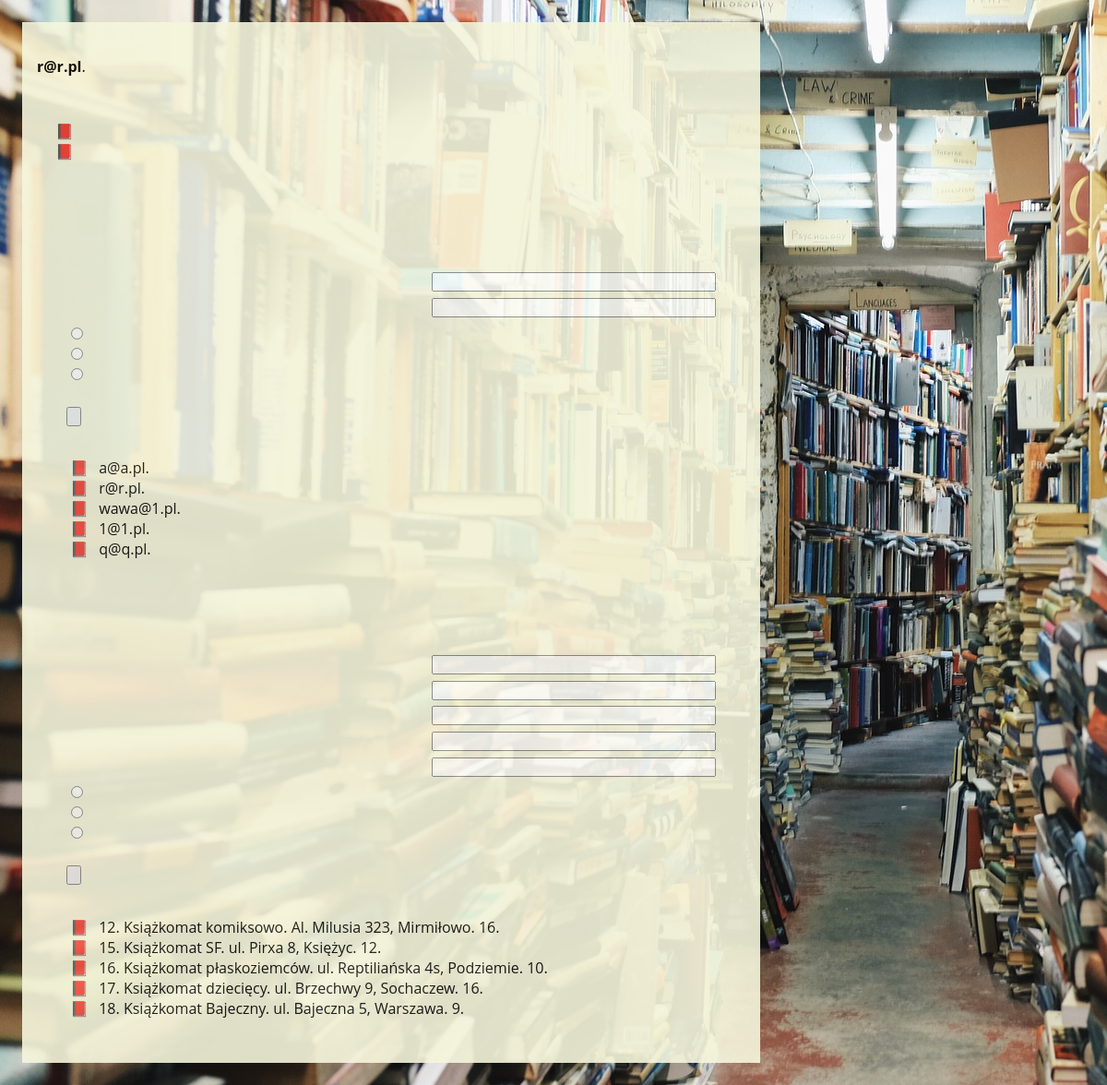
The app's page /admin.php (signed in) with its own data.
### tables this page shows
CREATE TABLE "librarian" (
    "librarian_id" INTEGER PRIMARY KEY AUTOINCREMENT NOT NULL,
    "librarian_name" text,
    "librarian_pass" TEXT,
    "librarian_level" INTEGER
);

CREATE TABLE "unit" (
    "unit_id" INTEGER PRIMARY KEY AUTOINCREMENT NOT NULL,
    "unit_name" TEXT,
    "unit_address" TEXT,
    "number_columns" INTEGER,
    "number_box" INTEGER
);

### admin.php (the view, shortened to what this page needs)
<?php
require 'config.php';
$db = new MyDB($dbfile);
$stm = $db->query("SELECT librarian_name FROM librarian");
while ($row = $stm->fetchArray(1)) {
    $librarian_name = $row['librarian_name'];
    $librarian = "<li>" . $librarian_name . ".</li>";
    $all_librarians .= $librarian;
}
$stm = $db->query("SELECT unit_id, unit_name, unit_address, number_box FROM unit");
while ($row = $stm->fetchArray(1)) {
    $unit_id = $row['unit_id'];
    $unit_name = $row['unit_name'];
    $unit_address = $row['unit_address'];
    $unit_size = $row['number_box'];
    $unit = "<li>" . $info['id'] . $unit_id . ". " . $unit_name . ". " . $unit_address .". ". $info['lockers'] . $unit_size . ".</li>";
    $all_units .= $unit;
}
echo $page_head . "\n\t\t<title>" . $info['admin_title']; ?></title>
</head>
<body>
    <?php
    if (isset($_SESSION["name"])) {
    ?>
        <header class="page-header">
            <?php echo $info['admin_login_info'] . " <b>" . $_SESSION['name']; ?></b>.<br>
        </header>
        <nav>
            <ul>
                <li><?php echo $info['admin_logout']; ?></li>
                <li><?php echo $info['machine_page']; ?></li>
            </ul>
        </nav>
        <main role="main">
            <section>
                <div class="edycja">
                    <form name="admin_librarians" method="post" action="" class="">
                        <div class="flekser">
                            <label for="librarian_login"><?php echo $info['login_name']; ?></label> <input type="text" class="" id="id-librarian_login" name="librarian_login">
                        </div>
                        <div class="flekser">
                            <label for="librarian_pass"><?php echo $info['login_pass']; ?></label> <input type="password" class="" id="id-librarian_pass" name="librarian_pass">
                        </div>
                        <div>
                            <div>
                                <input type="radio" id="librarian_add" name="librarian" value="0"> <label for="librarian_add"><?php echo $info['add'] . " " . $info['account']; ?></label>
                            </div>
                            <div>
                                <input type="radio" id="librarian_remove" name="librarian" value="1"> <label for="librarian_remove"><?php echo $info['remove'] . " " . $info['account']; ?></label>
                            </div>
                            <div>
                                <input type="radio" id="librarian_update" name="librarian" value="2"> <label for="librarian_update"><?php echo $info['update'] . " " . $info['password']; ?></label>
                            </div>
                        </div><br>
                        <input type="submit" name="librarian_submit" value="<?php echo $info['send_button']; ?>">
                    </form>
                </div>
                <ul>
                    <?php echo $all_librarians; ?>
                </ul>
            </section>
            <section>
                <div class="edycja">
                    <form name="admin_machines" method="post" action="" class="">
                        <div class="flekser">
                            <input type="text" class="" id="id-machine_id" name="machine_id">
                        </div>
                        <div class="flekser">
                            <input type="text" class="" id="id-machine_name" name="machine_name">
                        </div>
                        <div class="flekser">
                            <input type="text" class="" id="id-machine_address" name="machine_address">
                        </div>
                        <div class="flekser">
                            <input type="number" class="" id="id-machine_size" name="machine_size">
                        </div>
                        <div class="flekser">
                            <input type="number" class="" id="id-machine_column" name="machine_column">
                        </div>
                        <div>
                            <div>
                                <input type="radio" id="machine_add" name="machine" value="0">
                            </div>
                            <div>
                                <input type="radio" id="machine_remove" name="machine" value="1">
                            </div>
                            <div>
                                <input type="radio" id="machine_update" name="machine" value="2">
                            </div>
                        </div><br>
                        <input type="submit" name="machine_submit" value="<?php echo $info['send_button']; ?>">
                    </form>
                </div>
                <ul>
                    <?php echo $all_units; ?>
                </ul>
            </section>
        </main>
    <?php
    } else {
        echo '<header class="page-header">
        <h1>' . $info['admin_message'] . '</h1>
        <h2><a href="login.php">' . $info["login_first"] . '</a></h2>
    </header>';
    }
    ?>
</body>
</html>

### css/style.css (style rules this page uses)
.flekser { display: flex; flex-direction: row; justify-content: space-between; align-items: center; }
.edycja { background-color: beige; opacity: 0.9; color: black; padding: 1em; margin-bottom: 1em; }
input[type=text] { cursor: pointer; margin-bottom: .5em; width: 300px; }
input[type=password] { cursor: pointer; margin-bottom: .5em; width: 300px; }
input[type=number] { cursor: pointer; margin-bottom: .5em; width: 300px; }
body { padding: 1em; background-image: url('../img/books-768426_1920.jpg'); background-repeat: no-repeat; background-attachment: fixed; background-color: beige; max-width: 800px; font-family: 'Open Sans', sans-serif; }
header { background-color: beige; opacity: 0.9; padding: 1em; }
main { background-color: beige; opacity: 0.9; padding: 1em; }
section { background-color: beige; opacity: 0.9; padding: 1em; }
nav { background-color: beige; opacity: 0.9; padding: 1em; }
li { list-style: "📕"; padding-left: 0.7em; }

### records on screen
librarian: librarian_name "a@a.pl"
librarian: librarian_name "r@r.pl"
librarian: librarian_name "wawa@1.pl"
librarian: librarian_name "1@1.pl"
librarian: librarian_name "q@q.pl"
unit: unit_id "12", unit_name "Książkomat komiksowo", unit_address "Al. Milusia 323, Mirmiłowo", number_box "16"
unit: unit_id "15", unit_name "Książkomat SF", unit_address "ul. Pirxa 8, Księżyc", number_box "12"
unit: unit_id "16", unit_name "Książkomat płaskoziemców", unit_address "ul. Reptiliańska 4s, Podziemie", number_box "10"
unit: unit_id "17", unit_name "Książkomat dziecięcy", unit_address "ul. Brzechwy 9, Sochaczew", number_box "16"
unit: unit_id "18", unit_name "Książkomat Bajeczny", unit_address "ul. Bajeczna 5, Warszawa", number_box "9"

### other values on screen
$_SESSION['name'] "r@r.pl"
